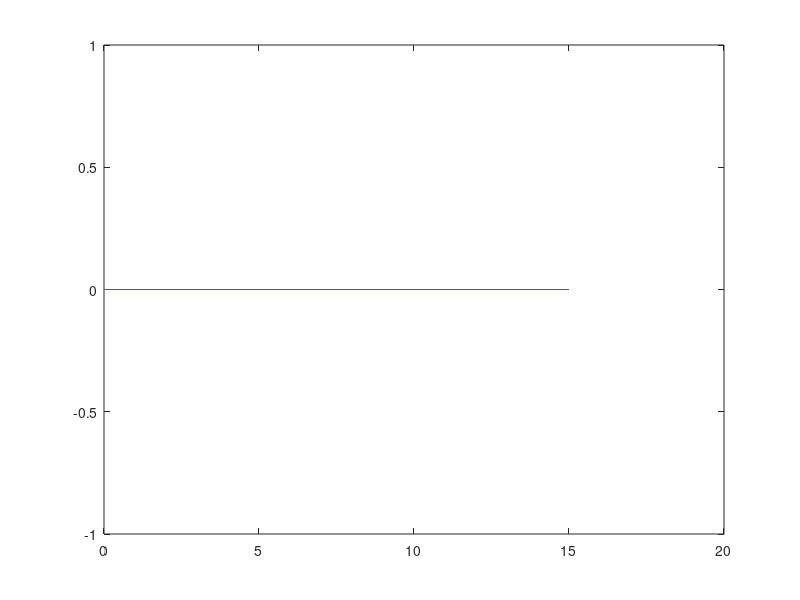
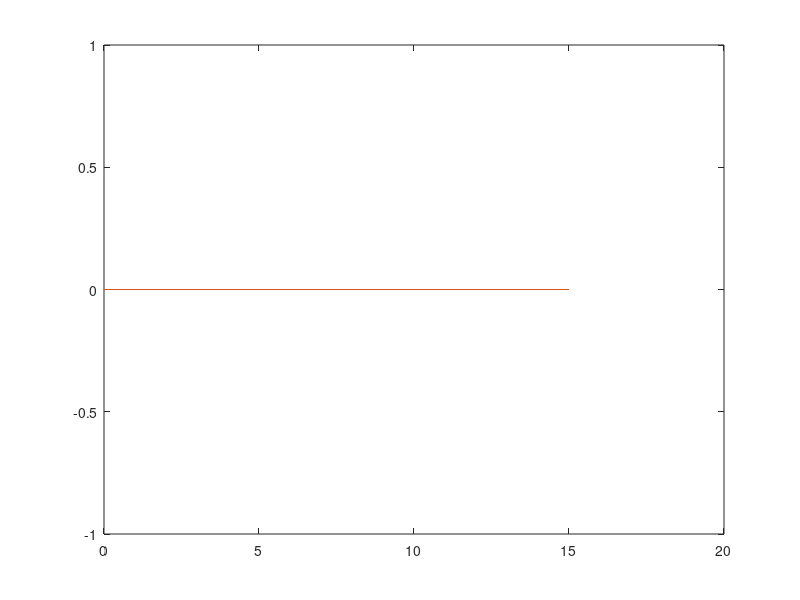

These charts were generated, in order, by the following MATLAB code:
% dft41 Run dft on trivial time domain function
%
% Copyright 2013 Ke-Wei Ma
% keweima at gmail.com
%
% Creates time domain data and applies DFT
% techniques to reconstruct using Fourier.\
%
% Based on BASIC code from "Understanding the
% FFT" by Anders E. Zonst

pi2 = 2 * pi;
k1 = pi / 8;
k2 = 1 / pi;
y = zeros(1,16);    % time domain function

fc = zeros(1,16);   % amplitude of derived
fs = zeros(1,16);

kc = zeros(1,16);   % amplitudes of source
ks = zeros(1,16);   

%*****************
%*  Prompt User  *
%*****************
prompt = 'Select input waveform\n1 - triangle \n2 - shifted cosine\n3 - "Perfect" triangle wave\n';
choice = input(prompt);

%**************************
%*  Generate function     *
%**************************
% Ideally it is not hardcoded for length but so is the book example.
switch choice
    case 1
        % triangle
        i = 0:15;
        k3 = i * k1;
        y = cos(k3) + cos(3*k3)  ./ 9 + cos(5*k3) ./ 25 + cos(7*k3) ./49;
        i = 1:2:7;
        kc(i+1) = 1 ./ i.^2;        % adjust indexing because BASIC is base 0 and
                                    % Matlab is base 1.  Stupid code.
    case 2
        % shifted cosine
        k4 = 3 * pi/8;
        kc(1) = cos(k4);
        ks(1) = sin(k4);
        i = 0:15;
        y = cos(i*k1+k4);      
        
    case 3 
        % perfect triangle
        k2 = pi^2/8;
        k3 = k2/4;
        i = 0:7;
        y = k2 - k3*i;
        i = 8:15;
        y(9:16) = k3 * i - 3*k2;
end

% Plot input wave form.  Too bad BASIC doesn't support easy graphics!
x = 0:15;
plot(x,y);
    

%**************************
% Solve for components    *
%**************************
i = 0:15;
j = 0:15;
fc = sum( cos(j'*i*k1) .* repmat(y',1,16)',2) ./ 16;
fs = sum( sin(j'*i*k1) .* repmat(y',1,16)',2) ./ 16;

%**************************
%*  Print column headers  *
%**************************
fprintf('%4s\t%8s\t%8s\t%8s\t%8s\n','FREQ','F(COS)','F(SIN)','Y(COS)','Y(SIN)');

%***************
% Print Output *
%***************
for i=1:16
    fprintf('%4i\t%8.5f\t%8.5f\t%8.5f\t%8.5f\n',i, fc(i), fs(i),kc(i),ks(i));
end

%**************
% Reconstruct *
%**************
i = 0:15;
j = 0:15;
z = sum( cos(j'*i*k1)' .* repmat(fc',16,1),2) + sum( sin(j'*i*k1)' .* repmat(fs',16,1),2);

%***************
% Print Output *
%***************
fprintf('\n\n');
fprintf('%4s\t%8s\t%8s\n','T','Z(I)','Y(I)');
for i=1:16
    fprintf('%4i\t%8.5f\t%8.5f\n', i-1, z(i), y(i));
end

% Graph both the orginal waveform and reconstructed
figure
i=0:15
plot(i, z, i, y)

